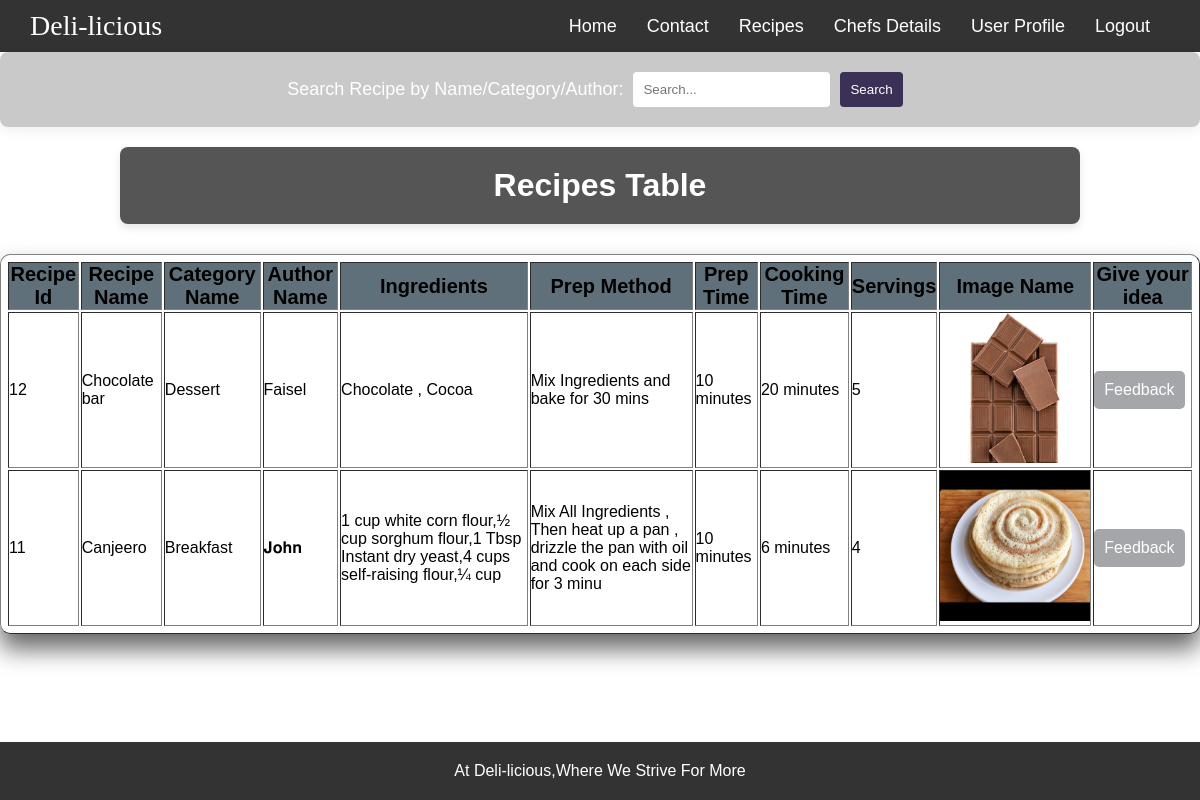
The page /client.php on the database its author committed.
### tables this page shows
CREATE TABLE `recipetable` (
  `recipeid` int(20) NOT NULL,
  `recipename` varchar(50) NOT NULL,
  `categoryname` varchar(50) NOT NULL,
  `author` varchar(50) NOT NULL,
  `ingredients` varchar(100) NOT NULL,
  `prepmethod` varchar(100) NOT NULL,
  `preptime` varchar(20) NOT NULL,
  `cookingtime` varchar(50) NOT NULL,
  `servings` varchar(100) NOT NULL,
  `imagename` varchar(50) NOT NULL
);

### client.php (the view, shortened to what this page needs)
<!DOCTYPE html>
<html>
<head>
    <link rel="stylesheet" type="text/css" href="clientstyle.css">
</head>
<body>
    <header>
        <div class="logo"><a href="#">Deli-licious</a></div>
        <nav>
            <ul>
                <li><a href="pictures.php">Home</a></li>
                <li><a href="contact.html">Contact</a></li>
                <li><a href="client.php">Recipes</a></li>
                <li><a href="chef.php">Chefs Details</a></li>
                <li><a href="userprofile.php">User Profile</a></li>
                <li><a href="login.php" onclick="return alert('User Successfully Logged out')">Logout</a></li>
            </ul>
        </nav>
    </header>
    <div id="page-container">
        <div id="content-wrap">
            <div class="search-box">
                <form action="search.php" method="post">
                    <label>Search Recipe by Name/Category/Author: </label>
                    <input type="text" name="searchvalue" placeholder="Search..." required>
                    <input type="submit" name="search" value="Search">
                </form>
            </div>
            <h1 style="background-color: #555; padding: 20px; color:white; border-radius: 8px; box-shadow: 0 4px 8px rgba(0, 0, 0, 0.1); width: 80%; margin: 0 auto; text-align: center; margin-bottom: 30px;">Recipes Table</h1>
            <table border="1" style="background: linear-gradient(90deg, transparent, #fff); box-sizing: border-box; box-shadow: 0 15px 25px rgba(0,0,0,.6); padding:5px; border-radius: 10px; background: rgba(255, 255, 255, 0.76); color: black;">
                <tr>
                    <th>Recipe Id</th>
                    <th>Recipe Name</th>
                    <th>Category Name</th>
                    <th>Author Name</th>
                    <th>Ingredients</th>
                    <th>Prep Method</th>
                    <th>Prep Time</th>
                    <th>Cooking Time</th>
                    <th>Servings</th>
                    <th>Image Name</th>
                    <th>Give your idea</th>
                </tr>
                <?php
                $pdo = new PDO('mysql:host=localhost;dbname=wt', 'root', '');
                $sql = 'SELECT * FROM recipetable ORDER BY rand() LIMIT 4';
                $queryresult = $pdo->query($sql);
                foreach($queryresult as $row) {
                ?>
                    <tr>
                        <td><?php echo $row['recipeid'] ?></td>
                        <td><?php echo $row['recipename']?></td>
                        <td><?php echo $row['categoryname']?></td>
                        <td><?php echo $row['author']?></td>
                        <td><?php echo $row['ingredients']?></td>
                        <td><?php echo $row['prepmethod']?></td>
                        <td><?php echo $row['preptime']?></td>
                        <td><?php echo $row['cookingtime']?></td>
                        <td><?php echo $row['servings']?></td>
                        <td><img src="recipeimages/<?php echo $row['imagename'];?>" width="150px" height="150px"></td>
                        <td><a href="review.php?recipeid=<?php echo $row['recipeid']; ?>" class="btn1-more">Feedback</a></td>
                    </tr>
                <?php }?>
            </table>
        </div>
    </div>
    <br><br><br> <br><br><br>
    <footer id="footer">
        <p>At Deli-licious,Where We Strive For More</p>
    </footer>
</body>
</html>

### clientstyle.css (style rules this page uses)
body { font-family: "Montserrat", sans-serif; background-image: url("recipeimages/pasta.jpg"); background-repeat: no-repeat; background-position: center; overflow: scroll; }
* { padding: 0; margin: 0; box-sizing: border-box; }
header { background-color: #333; color: white; padding: 10px 0; display: flex; justify-content: space-between; align-items: center; }
.logo a { color: white; text-decoration: none; font-size: 28px; margin-left: 30px; font-family: Lucida Sans Typewriter; }
nav ul { list-style-type: none; display: flex; align-items: center; margin: 0 20px 0 0; padding: 0; }
nav ul li { margin-right: 30px; }
nav ul li a { color: white; text-decoration: none; font-size: 18px; }
#footer { background-color: #333; color: white; text-align: center; padding: 20px 0; position: relative; bottom: 0; width: 100%; }
.search-box { background-color: #bdbdbdd0; border-radius: 8px; padding: 20px; margin-bottom: 20px; box-shadow: 0 0 15px rgba(0, 0, 0, 0.1); }
.search-box form { display: flex; flex-wrap: wrap; align-items: center; justify-content: center; }
.search-box label { color: white; font-size: 18px; margin-right: 10px; }
.search-box input[type="text"], .search-box input[type="submit"] { padding: 10px; border-radius: 4px; border: none; margin-right: 10px; }
.search-box input[type="submit"] { background-color: #3b3157; color: white; cursor: pointer; transition: background-color 0.3s ease; }
table { background: linear-gradient(90deg, transparent, #fff); background: rgba(255, 255, 255, 0.76); box-shadow: 0 15px 25px rgba(0, 0, 0, 0.6); padding: 5px; border-radius: 10px; color: black; }
table th { font-size: 20px; background-color: #60707a; font-weight: bold; }
.btn1-more { display: inline-block; padding: 10px 10px; background-color: #62676b94; color: white; border-radius: 5px; text-decoration: none; transition: background-color 0.3s ease; }

### rows shown on the page
recipetable: recipeid "12", recipename "Chocolate bar", categoryname "Dessert", author "Faisel", ingredients "Chocolate , Cocoa", prepmethod "Mix Ingredients and bake for 30 mins", preptime "10 minutes", cookingtime "20 minutes", servings "5", imagename (picture)
recipetable: recipeid "11", recipename "Canjeero", categoryname "Breakfast", author "𝐉𝐨𝐡𝐧", ingredients "1 cup white corn flour,½ cup sorghum flour,1 Tbsp Instant dry yeast,4 cups self-raising flour,¼ cup", prepmethod "Mix All Ingredients , Then heat up a pan , drizzle the pan with oil and cook on each side for 3 minu", preptime "10 minutes", cookingtime "6 minutes", servings "4", imagename (picture)
